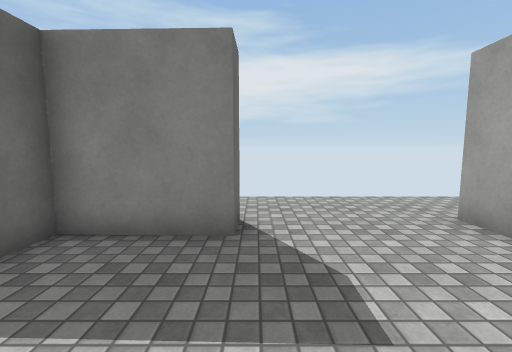
view 1 (above)

24 first-person views from a walk through a scene from a Unity 3-D project. The camera is 1.4 m above the floor, tilts 6° down and sees 90° across. The floor is counted in squares, 1 m on a side. Each view is taken from the middle of a square. On the plan, view 1 faces up. The plan holds only what a view shows up to about 13 squares ahead; the rest is blank. The place goes on beyond the plan. The player is left out. Surface patterns are stand-ins for the level's own textures.

view 2
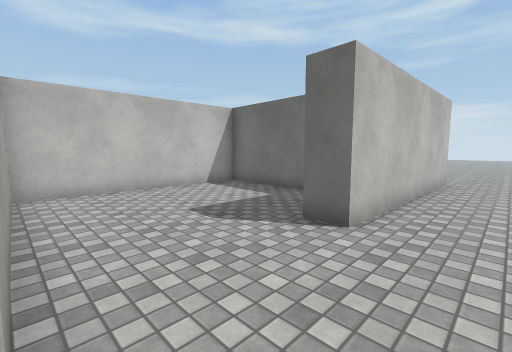

view 3
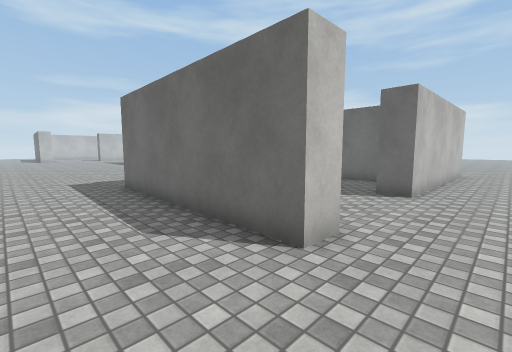

view 4
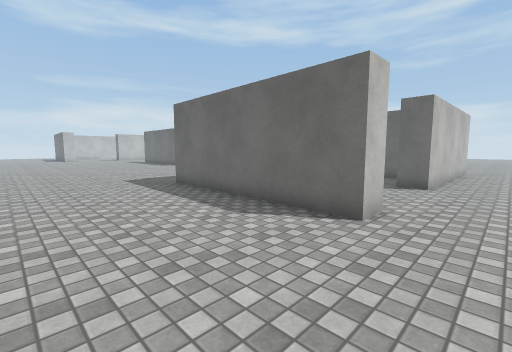

view 5
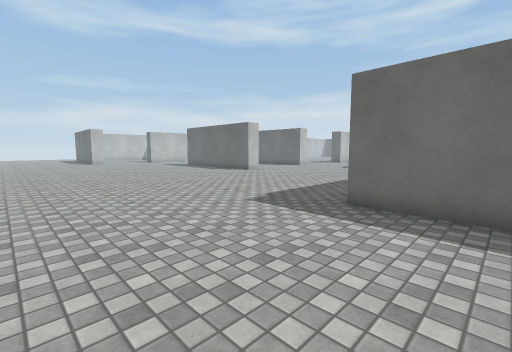

view 6
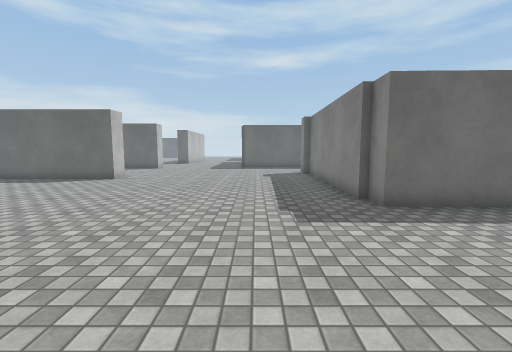

view 7
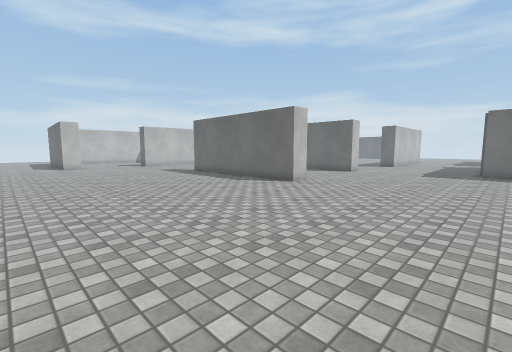

view 8
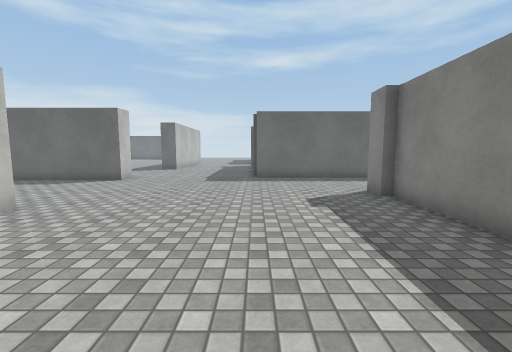

view 9
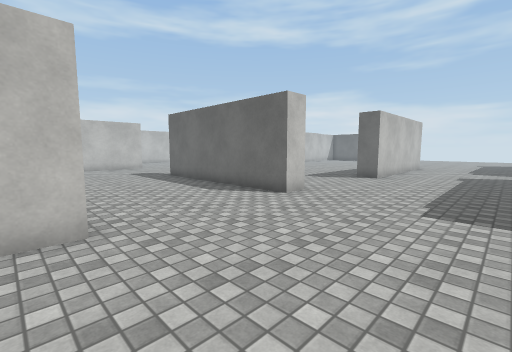

view 10
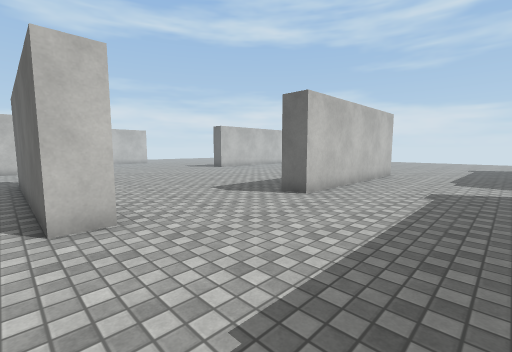

view 11
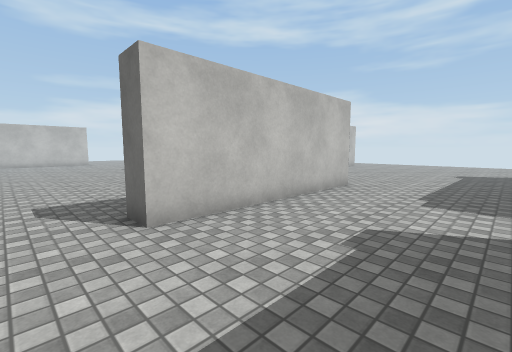

view 12
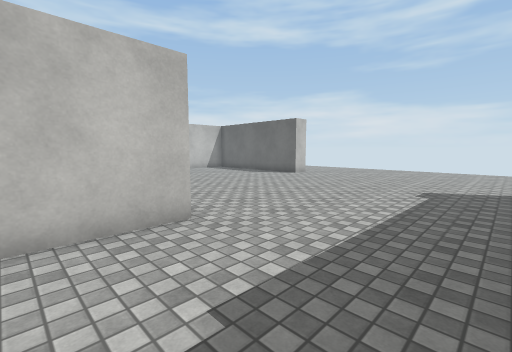

view 13
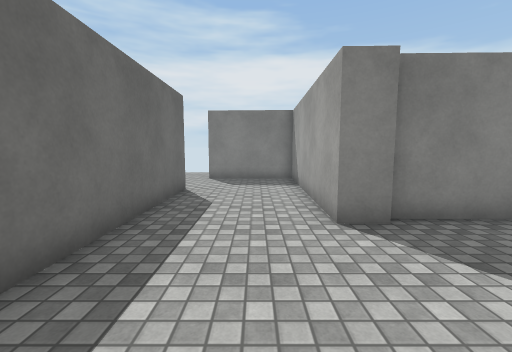

view 14
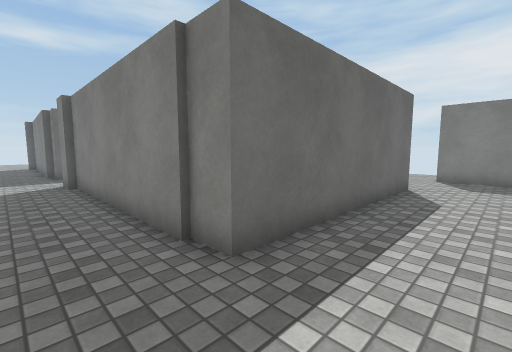

view 15
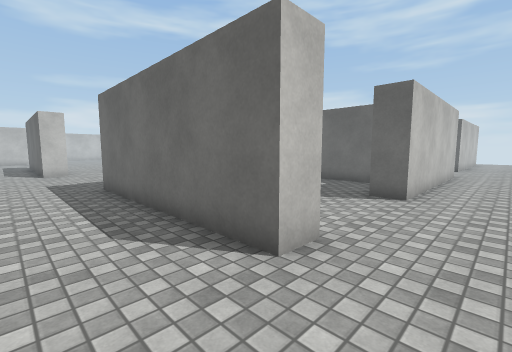

view 16
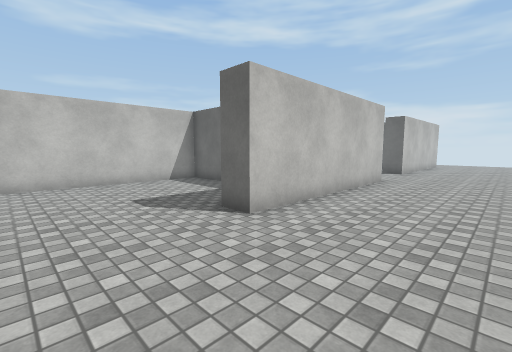

view 17
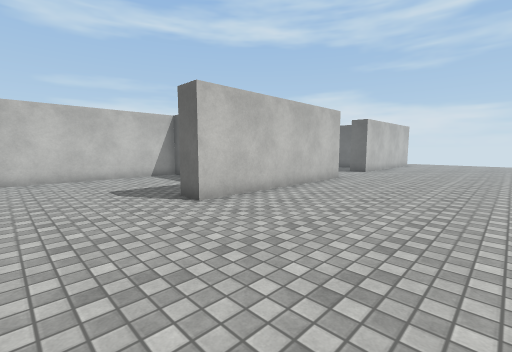

view 18
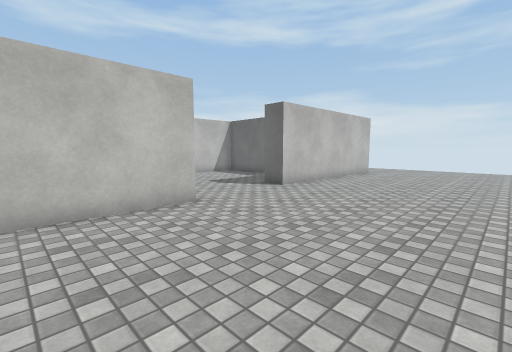

view 19
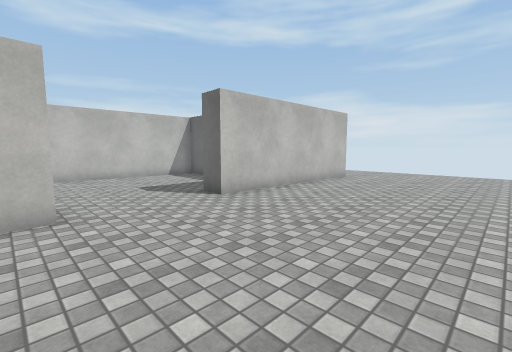

view 20
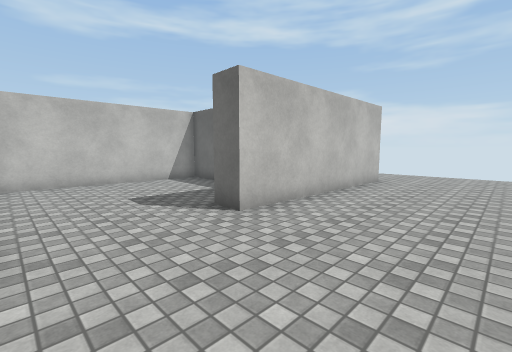

view 21
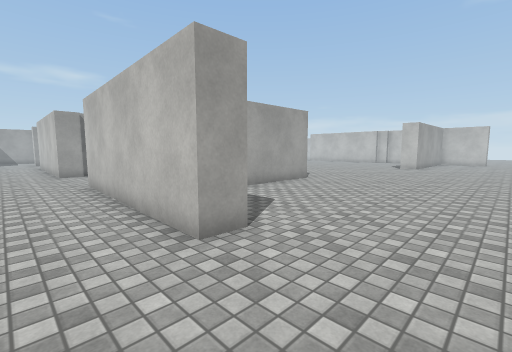

view 22
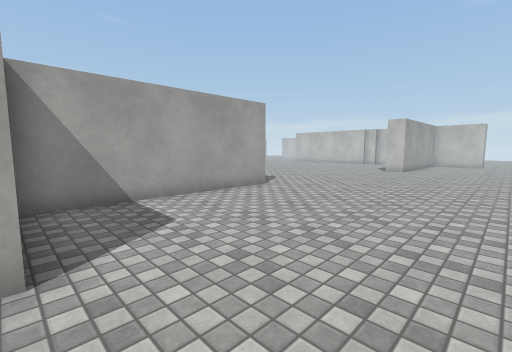

view 23
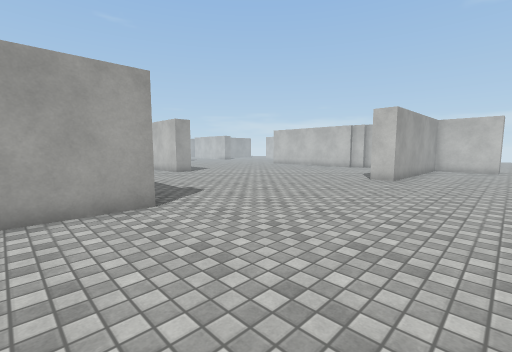

view 24
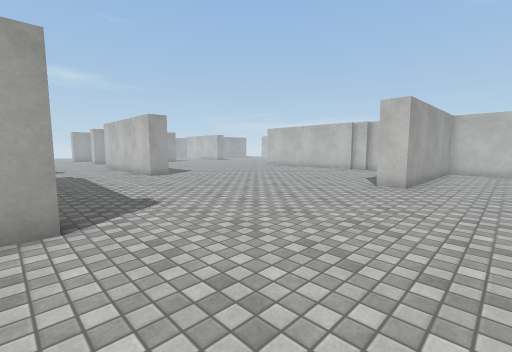

### Floor plan
Points are (right, up) in squares from view 1. A wall is a line through its corners. A room is listed if a view was taken in it or the views show most of it. See-through windows are left out.
Room 1 (view 1)
walls: (-8.3, 5.2) (-0.3, 5) (-0.4, 4) (-3.3, 4.1) (-3.4, -1.9) (3.9, -2.1) (4.1, 4.9)
ways out: opening at (-9, 6.5) to room 2; opening at (4.5, 6.5) to room 2
Room 2 (views 2, 3, 4, 5, 6, 7, 8, 9, 10, 11, 12, 13, 14, 15, 16, 17, 18, 19, 20, 21, 22, 23, 24)
walls: (-16.8, -7.4) (-17.9, -7.4); (-20.6, -7.1) (-21.5, -7.1); (-8.5, -13.1) (-7.4, -13.1) (-7.4, -20.5); (-21.5, -7.4) (-22.9, -7.4); (-16.8, -1) (-16.8, -6.1) (-9.9, -6.1); (-21.8, -12.5) (-13.8, -12.5) (-13.8, -13.6); (-9.5, 1) (-8.5, 1) (-8.5, -7.1) (-16.8, -7.1); (-21.7, 0) (-21.7, 1) (-13.8, 1) (-13.8, 0); (-3.5, -3.3) (-4.5, -3.3) (-4.3, 4.1) (-8.3, 4.2); (-2, -12.5) (-0.8, -12.5) (-0.9, -18); (-28.9, -4.5) (-28.9, -6.3) (-21.9, -6.4); (-29.9, -7.6) (-29.7, -0.1); (4, -3.1) (-3.5, -2.9); (-33.7, -0.2) (-33.7, 0.9) (-25.8, 0.7) (-25.8, -0.4); (4.1, 4.9) (5.1, 4.9) (4.8, -2.9) (3.8, -2.8); (-32.5, -20.6) (-32.4, -17.1) (-31.3, -17.1)
ways out: opening at (-9, 6.5) to room 1; opening at (4.5, 6.5) to room 1

Where each view was taken, in squares from view 1:
view 1: 0 up, 0 right, facing up
view 2: 7 up, 4 right, facing down-left
view 3: 7 up, 8 right, facing down-left
view 4: 7 up, 10 right, facing down-left
view 5: 0 up, 11 right, facing down-left
view 6: 6 down, 11 right, facing left
view 7: 6 down, 8 right, facing down-left
view 8: 7 down, 4 right, facing left
view 9: 8 down, 1 left, facing down-left
view 10: 8 down, 7 left, facing down-left
view 11: 8 down, 12 left, facing down-left
view 12: 8 down, 19 left, facing down-left
view 13: 8 down, 6 left, facing up
view 14: 9 down, 6 left, facing up-left
view 15: 3 up, 6 left, facing down-left
view 16: 5 up, 10 left, facing down-left
view 17: 7 up, 10 left, facing down-left
view 18: 7 up, 18 left, facing down-left
view 19: 7 up, 21 left, facing down-left
view 20: 5 up, 22 left, facing down-left
view 21: 3 up, 37 left, facing down-right
view 22: 0 up, 37 left, facing down-right
view 23: 5 down, 36 left, facing down-right
view 24: 7 down, 35 left, facing down-right
